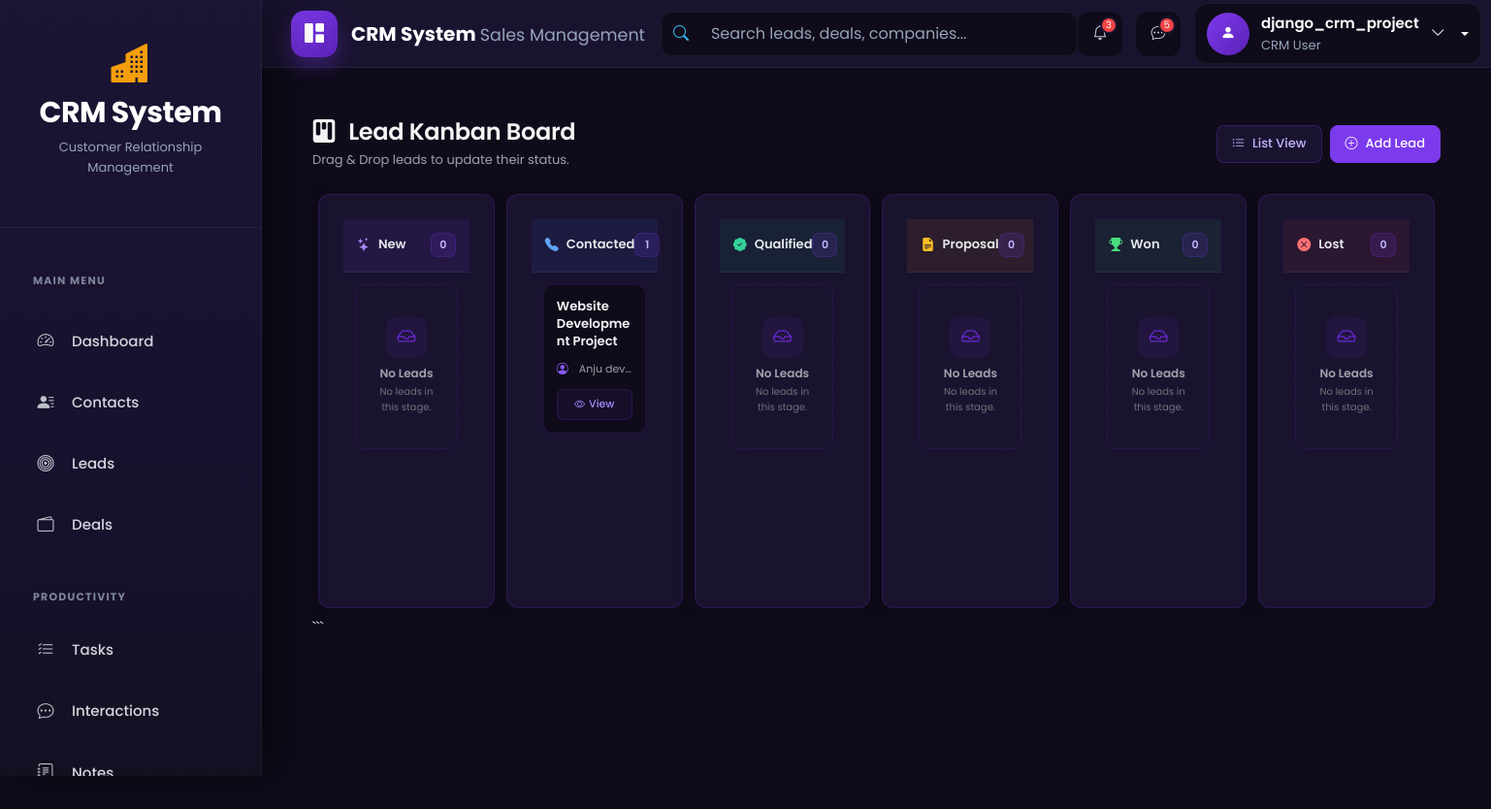
/leads/kanban/ (signed in), run on an earlier commit of the app's database.
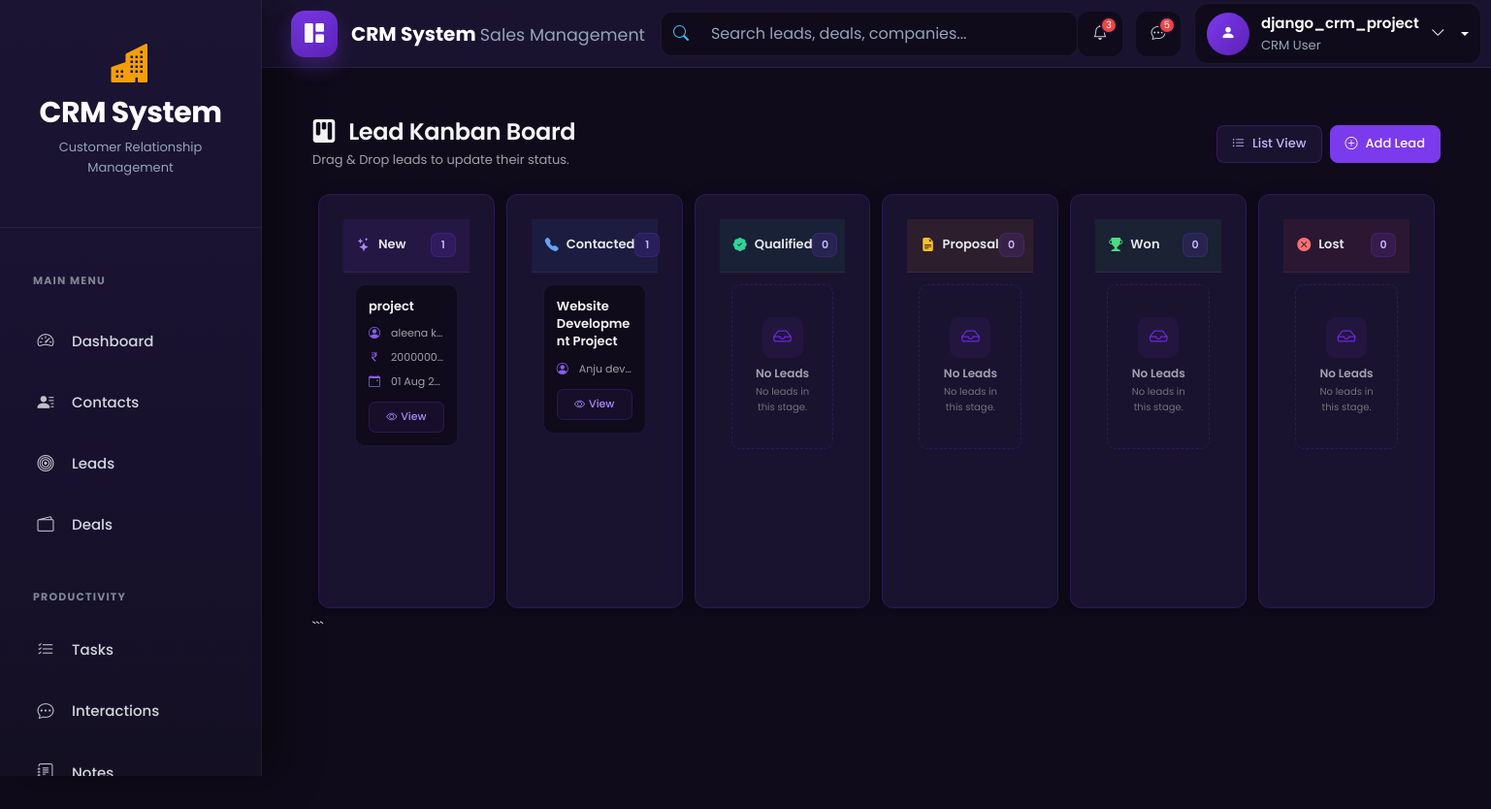
And on a later commit of the database.
### leads/models.py (models this page shows, shortened)
class Lead(models.Model):
    STATUS_CHOICES = [
        ('new','New'),
        ('contacted','Contacted'),
        ('qualified','Qualified'),
        ('proposal','Proposal'),
        ('won','Won'),
        ('lost','Lost'),
    ]
    contact = models.ForeignKey(Contact,on_delete=models.CASCADE)
    title = models.CharField(max_length=200)
    status = models.CharField(max_length=20, choices=STATUS_CHOICES, default='new')
    assigned_to = models.ForeignKey(settings.AUTH_USER_MODEL, on_delete=models.SET_NULL, null=True,blank=True)
    estimated_value = models.DecimalField(max_digits=12, decimal_places=2, default=0)
    expected_close =models.DateField(null=True, blank=True)
    created_at = models.DateTimeField(auto_now_add=True)
    updated_at =models.DateTimeField(auto_now=True)

### contacts/models.py (models this page shows)
class Contact(models.Model):
    SOURCE_CHOICES = (
        ('website','Website'),
        ('referral','Referral'),
        ('social','Social Media'),
        ('cold_call','Cold Call'),
    )
    first_name = models.CharField(max_length=100)
    last_name = models.CharField(max_length=100)
    email = models.EmailField(unique=True)
    phone = models.CharField(max_length=20,blank=True)
    company = models.ForeignKey(Company,on_delete=models.SET_NULL,null=True,blank=True)
    assigned_to = models.ForeignKey(settings.AUTH_USER_MODEL,on_delete=models.SET_NULL,null=True,blank=True)
    source = models.CharField(max_length=20,choices=SOURCE_CHOICES)
    created_at = models.DateTimeField(auto_now_add=True)
    def __str__(self):
       return f"{self.first_name} {self.last_name}"

### leads/views.py (the view)
# urls.py: path("kanban/", views.lead_kanban, name="lead_kanban"),
@login_required
def lead_kanban(request):
    leads=get_user_leads(
        request.user
    )
    context={
        "new_leads":
            leads.filter(status="new"),
        "contacted_leads":
            leads.filter(status="contacted"),
        "qualified_leads":
            leads.filter(status="qualified"),
        "proposal_leads":
            leads.filter(status="proposal"),
        "won_leads":
            leads.filter(status="won"),
        "lost_leads":
            leads.filter(status="lost"),
    }
    return render(
        request,
        "leads/lead_kanban.html",
        context
    )

### leads/views.py (called while the page is built)
def get_user_leads(user):
    if user.role == "admin":
        return Lead.objects.all()
    return Lead.objects.filter(
        assigned_to=user
    )

### templates/leads/lead_kanban.html (shortened to what the changed rows need)
{% extends "base.html" %}
{% block content %}
<div class="container-fluid crm-kanban-page">
<div class="crm-kanban-page-header d-flex justify-content-between align-items-center flex-wrap gap-3 mb-4">
    <div>
        <h2 class="crm-title mb-1">
            <i class="bi bi-kanban-fill me-2"></i>
            Lead Kanban Board
        </h2>
    </div>
</div>
<div class="row g-3 crm-kanban-board">
    <div class="col-xl-2 col-lg-4 col-md-6">
        <div class="crm-card kanban-column-card h-100">
            <div class="kanban-column-header kanban-header-new">
                <div class="kanban-column-title">
                    <i class="bi bi-stars"></i>
                    <span>New</span>
                </div>
                <span class="kanban-count">
                    {{ new_leads|length }}
                </span>
            </div>
            <div class="kanban-column"
                 data-status="new">
                {% for lead in new_leads %}
                <div class="lead-card"
                     draggable="true"
                     data-id="{{ lead.id }}">
                    <div class="lead-card-title">
                        {{ lead.title }}
                    </div>
                    <div class="lead-card-info">
                        <div>
                            <i class="bi bi-person-circle"></i>
                            <span>
                                {% if lead.contact %}
                                    {{ lead.contact }}
                                {% else %}
                                    No Contact
                                {% endif %}
                            </span>
                        </div>
                        <div>
                            <i class="bi bi-currency-rupee"></i>
                            <span>
                                {{ lead.estimated_value|default:"0" }}
                            </span>
                        </div>
                        <div>
                            <i class="bi bi-calendar-event"></i>
                            <span>
                                {{ lead.created_at|date:"d M Y" }}
                            </span>
                        </div>
                    </div>
                    <a href="{% url 'leads:lead_detail' lead.id %}"
                       class="crm-btn-view">
                        <i class="bi bi-eye me-1"></i>
                        View
                    </a>
                </div>
                {% empty %}
                <div class="kanban-empty">
                    <div class="kanban-empty-icon">
                        <i class="bi bi-inbox"></i>
                    </div>
                    <h6>No Leads</h6>
                    <p>
                        No leads in this stage.
                    </p>
                </div>
                {% endfor %}
            </div>
        </div>
    </div>
    <div class="col-xl-2 col-lg-4 col-md-6">
        <div class="crm-card kanban-column-card h-100">
            <div class="kanban-column"
                 data-status="contacted">
                {% for lead in contacted_leads %}
                <div class="lead-card"
                     draggable="true"
                     data-id="{{ lead.id }}">
                    <div class="lead-card-title">
                        {{ lead.title }}
                    </div>
                    <div class="lead-card-info">
                        <div>
                            <i class="bi bi-person-circle"></i>
                            <span>
                                {{ lead.contact|default:"No Contact" }}
                            </span>
                        </div>
                    </div>
                    <a href="{% url 'leads:lead_detail' lead.id %}"
                       class="crm-btn-view">
                        <i class="bi bi-eye me-1"></i>
                        View
                    </a>
                </div>
                {% endfor %}
            </div>
        </div>
    </div>
</div>
</div>
{% endblock %}

What changed in the data, as far as the page shows it:
added Lead: title "project", contact "aleena k…", estimated_value "2000000…", created_at "01 Aug 2…", shown under "Lead Kanban Board"
Also different on the page:
{{ new_leads|length }}: "0" → "1"
text no longer shown: "No Leads No leads in this stage."
